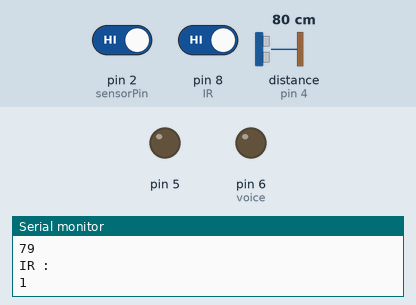
This sketch was run on a simulated Arduino Uno, built with avr-gcc and run on an emulated ATmega328P. Shown: output pins drawn as LEDs (lit = HIGH), the last lines printed to the serial monitor. Wiring (inferred from the names in the program): ultrasonic range finder: trigger pin 3; echo pin 4. Dashed ring = blinking. The test bench sets the inputs (shaded band); at power-on: pin 2 (sensorPin) HIGH, distance to the obstacle (sensor on pin 4) 80 cm, pin 8 (IR) HIGH. The echo pulse lasts 58.3 µs per cm; pins used as bus, display or sensor lines are not drawn.

Above: at 1.2 s.
1.3 s: pin 2 (sensorPin) driven LOW
At 1.73 s:
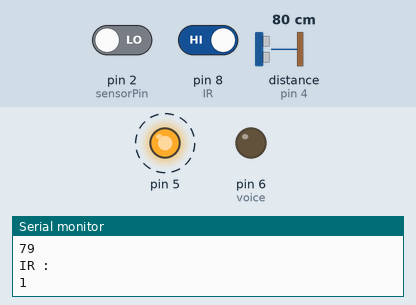
4.3 s: distance to the obstacle (sensor on pin 4) set to 23 cm
7.3 s: distance to the obstacle (sensor on pin 4) set to 19 cm
At 7.51 s:
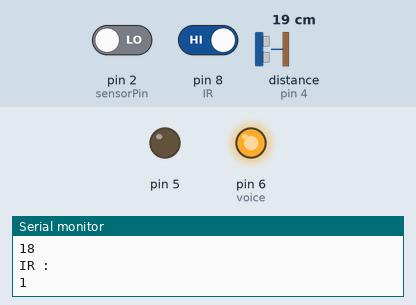
Timing chart, 0 to 14.8 s (numbered marks = the images above; inputs shaded):
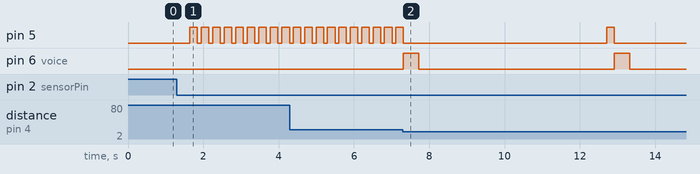

The sketch:

blind_stick_fire_voice_ultra_water_code.ino
```cpp
const int trigPin = 3;
const int echoPin = 4;
#define voice 6
int sensorPin = 2;
int sensorValue;
int limit = 300;
int IR = 8;
  long duration, distance;
//const int flamePin = 11;

void setup() {
  Serial.begin (9600);
  pinMode(trigPin, OUTPUT);
  pinMode(echoPin, INPUT);
  pinMode(voice, OUTPUT);
//  pinMode(flamePin, INPUT);
  pinMode(5, OUTPUT);
  pinMode(IR, INPUT);//buzzer
}
void loop() {

  digitalWrite(trigPin, LOW);
delayMicroseconds(2);
digitalWrite(trigPin, HIGH);
delayMicroseconds(10);
digitalWrite(trigPin, LOW);

duration = pulseIn(echoPin, HIGH);
distance= duration*0.034/2;
//distanceInch = duration*0.0133/2;
Serial.println( distance );
  digitalWrite(voice, LOW);
  digitalWrite(5, LOW);
  sensorValue = digitalRead(sensorPin);
  Serial.println("Analog Value : ");
  Serial.println(sensorValue);
  Serial.println("Distance : ");
  Serial.println(distance);
  Serial.println("IR : ");
   Serial.println(digitalRead(IR));
 // Flame = digitalRead(flamePin);


  if (distance < 20)
  {
      digitalWrite(5, LOW);
      digitalWrite(voice, HIGH);
      delay(400);
      digitalWrite(voice, LOW);
      delay(5000);

       if (( sensorValue == 0) && (digitalRead(IR) == 0))
  {
    digitalWrite(5, 1);
     delay(100);
  }
  else if (( sensorValue == 0) && (digitalRead(IR) == 1))
  {
    digitalWrite(5, 1);
     delay(100);
  }
  else if (( sensorValue == 1) && (digitalRead(IR) == 0))
  {
    digitalWrite(5, 1);
     delay(100);
  }
  else if (( sensorValue == 1) && (digitalRead(IR) == 1))
  {
    digitalWrite(5, 0);
     delay(100);
  }

  }
  else
  {
    digitalWrite(5, LOW);
    digitalWrite(voice, LOW);
      delay(100);
       if (( sensorValue == 0) && (digitalRead(IR) == 0))
  {
    digitalWrite(5, 1);
     delay(100);
  }
  else if (( sensorValue == 0) && (digitalRead(IR) == 1))
  {
    digitalWrite(5, 1);
     delay(100);
  }
  else if (( sensorValue == 1) && (digitalRead(IR) == 0))
  {
    digitalWrite(5, 1);
     delay(100);
  }
  else if (( sensorValue == 1) && (digitalRead(IR) == 1))
  {
    digitalWrite(5, 0);
     delay(100);
  }
  }
  delay(100);
}
```

Measured:
- the behaviour switches between 21 and 20 cm on distance to the obstacle (sensor on pin 4) (found by bisection; images 1 and 2)
- after the input at 1.3 s, pin 5: alternates HIGH for 0.21 s and LOW for 0.10 s, starting after 0.34 s
- after the input at 7.3 s, pin 6 (voice): alternates HIGH for 0.40 s and LOW for 5.2 s, starting at once
